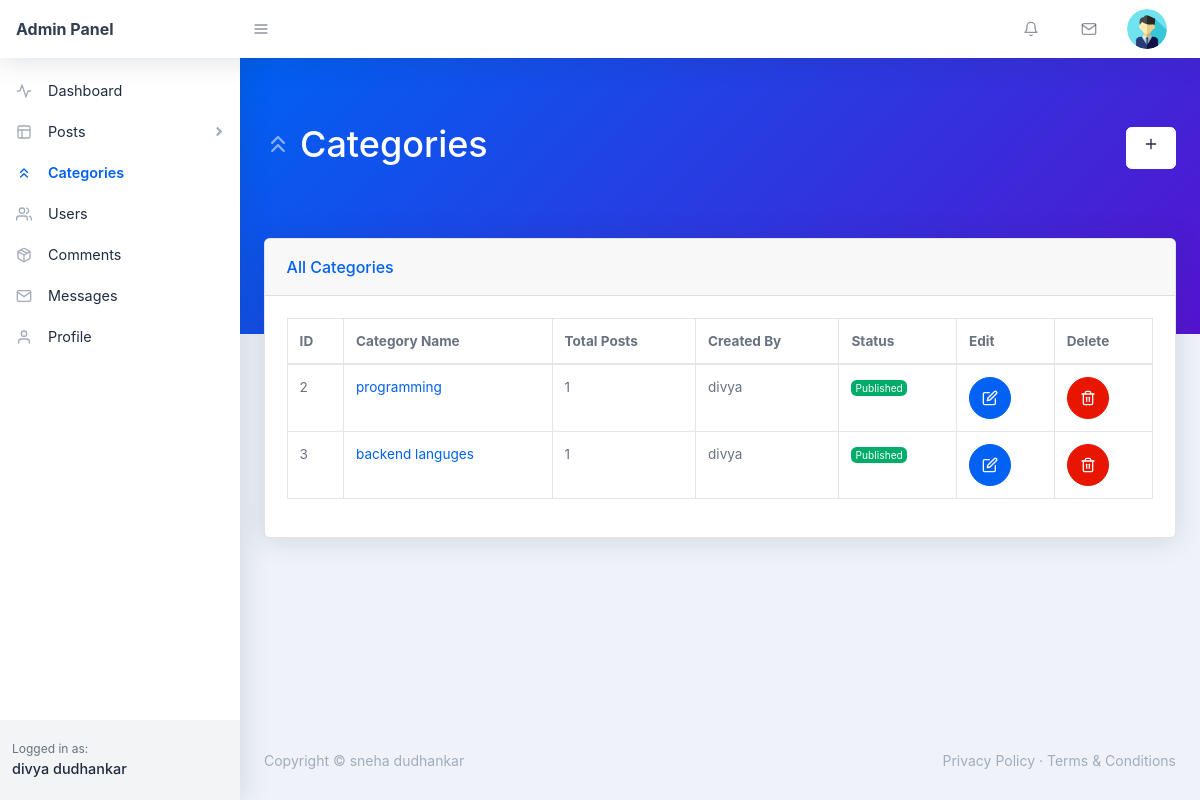
The app's page /backend/categories.php (signed in) with its own data.
### tables this page shows
CREATE TABLE `users` (
  `user_id` int(11) NOT NULL,
  `user_name` varchar(255) NOT NULL,
  `user_nickname` varchar(255) NOT NULL,
  `user_email` varchar(255) NOT NULL,
  `user_password` varchar(255) NOT NULL,
  `user_photo` text NOT NULL,
  `registered_on` varchar(255) NOT NULL,
  `user_role` varchar(255) NOT NULL DEFAULT 'Subscriber'
);

CREATE TABLE `categories` (
  `category_id` int(11) NOT NULL,
  `category_name` varchar(255) NOT NULL,
  `category_total_posts` int(11) NOT NULL,
  `total_posts_views` int(11) NOT NULL,
  `category_status` varchar(11) NOT NULL DEFAULT 'Published',
  `created_on` date NOT NULL,
  `created_by` varchar(155) NOT NULL
);

### backend/categories.php (the view, shortened to what this page needs)
<?php require_once('./includes/header.php'); ?>
    <body class="nav-fixed">
        <?php require_once('./includes/top-navbar.php'); ?>
        <div id="layoutSidenav">
            <div id="layoutSidenav_nav">
                <?php
                    $curr_page = basename(__FILE__);
                    require_once("./includes/left-sidebar.php");
                ?>
            </div>
            <div id="layoutSidenav_content">
                <main>
                    <div class="page-header pb-10 page-header-dark bg-gradient-primary-to-secondary">
                        <div class="container-fluid">
                            <div class="page-header-content d-flex align-items-center justify-content-between text-white">
                                <h1 class="page-header-title">
                                    <div class="page-header-icon"><i data-feather="chevrons-up"></i></div>
                                    <span>Categories</span>
                                </h1>
                                <a href="new-category.php" title="Add new category" class="btn btn-white">
                                    <div class="page-header-icon"><i data-feather="plus"></i></div>
                                </a>
                            </div>
                        </div>
                    </div>
                    <div class="container-fluid mt-n10">
                        <div class="card mb-4">
                            <div class="card-header">All Categories</div>
                            <div class="card-body">
                                <div class="datatable table-responsive">
                                    <table class="table table-bordered table-hover" id="dataTable" width="100%" cellspacing="0">
                                        <thead>
                                            <tr>
                                                <th>ID</th>
                                                <th>Category Name</th>
                                                <th>Total Posts</th>
                                                <th>Created By</th>
                                                <th>Status</th>
                                                <th>Edit</th>
                                                <th>Delete</th>
                                            </tr>
                                        </thead>
                                        <tbody>
                                            <?php
                                                $sql = "SELECT * FROM categories";
                                                $stmt = $pdo->prepare($sql);
                                                $stmt->execute();
                                                while($categories = $stmt->fetch(PDO::FETCH_ASSOC)) {
                                                    $category_id = $categories['category_id'];
                                                    $category_name = $categories['category_name'];
                                                    $category_total_posts = $categories['category_total_posts'];
                                                    $category_status = $categories['category_status'];
                                                    $created_by = $categories['created_by']; ?>
                                                    <tr>
                                                        <td><?php echo $category_id; ?></td>
                                                        <td>
                                                            <?php
                                                                if($category_total_posts == 0) { ?>
                                                                    <?php echo $category_name; ?>
                                                               <?php } else { ?>
                                                                    <a href="../categories.php?category_id=<?php echo $category_id; ?>&category_name=<?php echo $category_name; ?>" target="_blank">
                                                                        <?php echo $category_name; ?>
                                                                    </a>
                                                              <?php }
                                                            ?>
                                                        </td>
                                                        <td><?php echo $category_total_posts; ?></td>
                                                        <td><?php echo $created_by; ?></td>
                                                        <td>
                                                            <?php
                                                                if($category_status == 'Published') { ?>
                                                                    <div class="badge badge-success"><?php echo $category_status; ?></div>
                                                               <?php } else { ?>
                                                                    <div class="badge badge-warning"><?php echo $category_status; ?></div>
                                                               <?php }
                                                            ?>
                                                        </td>
                                                        <td>
                                                            <form action="edit-category.php" method="POST">
                                                                <button name="edit" type="submit" class="btn btn-blue btn-icon"><i data-feather="edit"></i></button>
                                                            </form>
                                                        </td>
                                                        <td>
                                                            <?php
                                                                if($category_total_posts == 0) { ?>
                                                                    <form action="categories.php" method="POST">
                                                                        <input type="hidden" name="id" value="<?php echo $category_id; ?>" />
                                                                        <button name="delete-category" class="btn btn-red btn-icon"><i data-feather="trash-2"></i></button>
                                                                    </form>
                                                                <?php } else { ?>
                                                                    <button title="You can't delete category having a post!" name="delete-category" class="btn btn-red btn-icon"><i data-feather="trash-2"></i></button>
                                                                <?php }
                                                            ?>
                                                        </td>
                                                    </tr>
                                                <?php }
                                            ?>
                                        </tbody>
                                    </table>
                                </div>
                            </div>
                        </div>
                    </div>
                </main>
<?php require_once('./includes/footer.php'); ?>

### backend/includes/top-navbar.php (shortened to what this page needs)
<nav class="topnav navbar navbar-expand shadow navbar-light bg-white" id="sidenavAccordion">
    <a class="navbar-brand d-none d-sm-block" href="index.php">Admin Panel</a><button class="btn btn-icon btn-transparent-dark order-1 order-lg-0 mr-lg-2" id="sidebarToggle" href="#"><i data-feather="menu"></i></button>
    <ul class="navbar-nav align-items-center ml-auto">
        <li class="nav-item dropdown no-caret mr-3 dropdown-notifications">
            <a class="btn btn-icon btn-transparent-dark dropdown-toggle" id="navbarDropdownAlerts" href="comments.php" role="button" data-toggle="dropdown" aria-haspopup="true" aria-expanded="false">
                <i data-feather="bell"></i>
            </a>
        </li>
        <li class="nav-item dropdown no-caret mr-3 dropdown-notifications">
            <a class="btn btn-icon btn-transparent-dark dropdown-toggle" id="navbarDropdownMessages" href="#" role="button" data-toggle="dropdown" aria-haspopup="true" aria-expanded="false">
                <i data-feather="mail"></i>
            </a>
        </li>
        <?php
            if(isset($_COOKIE['_uid_'])) {
                $user_id = base64_decode($_COOKIE['_uid_']);
            } else if(isset($_SESSION['user_id'])) {
                $user_id = $_SESSION['user_id'];
            } else {
                $user_id = -1;
            }
            $sql = "SELECT * FROM users WHERE user_id = :id";
            $stmt = $pdo->prepare($sql);
            $stmt->execute([
                ':id' => $user_id
            ]);
            $user = $stmt->fetch(PDO::FETCH_ASSOC);
            $user_photo = $user['user_photo'];
        ?>
        <li class="nav-item dropdown no-caret mr-3 dropdown-user">
            <a class="btn btn-icon btn-transparent-dark dropdown-toggle" id="navbarDropdownUserImage" href="javascript:void(0);" role="button" data-toggle="dropdown" aria-haspopup="true" aria-expanded="false"><img class="img-fluid" src="./assets/img/<?php echo $user_photo; ?>"/></a>
        </li>
    </ul>
</nav>

### backend/includes/left-sidebar.php (shortened to what this page needs)
<nav class="sidenav shadow-right sidenav-light">
    <div class="sidenav-menu">
        <div class="nav accordion" id="accordionSidenav">
            <?php
                if($curr_page == 'index.php') { ?>
                    <a class="nav-link collapsed pt-4 active" href="index.php">
                        <div class="nav-link-icon"><i data-feather="activity"></i></div>
                        Dashboard
                    </a>
                <?php } else { ?>
                    <a class="nav-link collapsed pt-4" href="index.php">
                        <div class="nav-link-icon"><i data-feather="activity"></i></div>
                        Dashboard
                    </a>
                <?php }
            ?>
            <?php
                if($curr_page == "all-posts.php" || $curr_page == 'new-page.php') { ?>
                    <a class="nav-link" href="javascript:void(0);" data-toggle="collapse" data-target="#collapseLayouts" aria-expanded="true" aria-controls="collapseLayouts"><div class="nav-link-icon"><i data-feather="layout"></i></div>
                        Posts
                        <div class="sidenav-collapse-arrow"><i class="fas fa-angle-down"></i></div>
                    </a>
                    <div class="collapse show" id="collapseLayouts" data-parent="#accordionSidenav">
                        <nav class="sidenav-menu-nested nav accordion" id="accordionSidenavLayout">
                            <a class="nav-link" href="all-post.php">All Posts</a>
                            <a class="nav-link" href="add-new.php">Add New Post</a>
                        </nav>
                    </div>
               <?php } else { ?>
                    <a class="nav-link collapsed" href="javascript:void(0);" data-toggle="collapse" data-target="#collapseLayouts" aria-expanded="false" aria-controls="collapseLayouts"><div class="nav-link-icon"><i data-feather="layout"></i></div>
                        Posts
                        <div class="sidenav-collapse-arrow"><i class="fas fa-angle-down"></i></div>
                    </a>
               <?php }
            ?>
            <?php
                if($curr_page == 'new-category.php' || $curr_page == 'categories.php' || $curr_page == 'edit-category.php') { ?>
                    <a class="nav-link active" href="categories.php" ><div class="nav-link-icon"><i data-feather="chevrons-up"></i></div>
                        Categories
                    </a>
               <?php } else { ?>
                    <a class="nav-link" href="categories.php" ><div class="nav-link-icon"><i data-feather="chevrons-up"></i></div>
                        Categories
                    </a>
               <?php }
            ?>
            <?php
                if($curr_page == 'user-update.php' || $curr_page == 'new-user.php' || $curr_page == 'users.php') { ?>
                    <a class="nav-link active" href="users.php" ><div class="nav-link-icon"><i data-feather="users"></i></div>
                        Users
                    </a>
                <?php } else { ?>
                    <a class="nav-link" href="users.php" ><div class="nav-link-icon"><i data-feather="users"></i></div>
                        Users
                    </a>
                <?php }
            ?>
            <a class="nav-link" href="comments.php" ><div class="nav-link-icon"><i data-feather="package"></i></div>
                Comments
            </a>
            <?php
                if($curr_page == 'messages.php' || $curr_page == 'reply.php') { ?>
                    <a class="nav-link active" href="messages.php" ><div class="nav-link-icon"><i data-feather="mail"></i></div>
                        Messages
                    </a>
               <?php } else { ?>
                    <a class="nav-link" href="messages.php" ><div class="nav-link-icon"><i data-feather="mail"></i></div>
                        Messages
                    </a>
              <?php }
            ?>
            <a class="nav-link" href="profile.php" ><div class="nav-link-icon"><i data-feather="user"></i></div>
                Profile
            </a>
        </div>
    </div>
    <div class="sidenav-footer">
        <div class="sidenav-footer-content">
            <div class="sidenav-footer-subtitle">Logged in as:</div>
            <?php
                if(isset($_COOKIE['_uid_'])) {
                    $user_id = base64_decode($_COOKIE['_uid_']);
                } else if(isset($_SESSION['user_id'])) {
                    $user_id = $_SESSION['user_id'];
                } else {
                    $user_id = -1;
                }
                $sql = "SELECT * FROM users WHERE user_id = :id";
                $stmt = $pdo->prepare($sql);
                $stmt->execute([
                    ':id' => $user_id
                ]);
                $user = $stmt->fetch(PDO::FETCH_ASSOC);
                $user_name = $user['user_name'];
            ?>
            <div class="sidenav-footer-title"><?php echo $user_name; ?></div>
        </div>
    </div>
</nav>

### records on screen
users: user_photo (placeholder picture), user_name "divya dudhankar"
categories: category_id "2", category_name "programming", category_total_posts "1", created_by "divya", category_status "Published"
categories: category_id "3", category_name "backend languges", category_total_posts "1", created_by "divya", category_status "Published"
